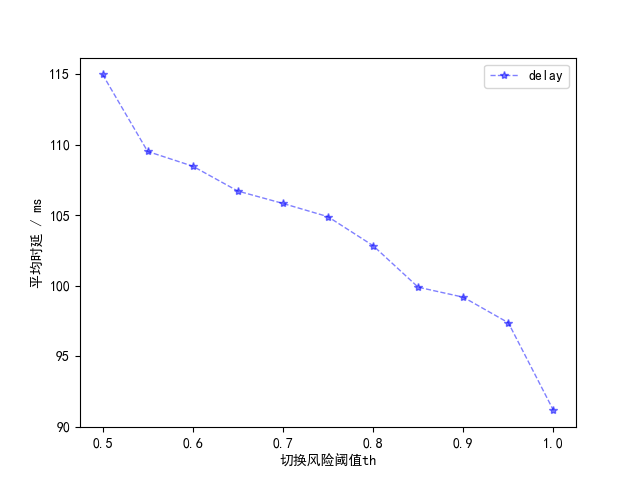

Here is the Python script that generated this plot:
import matplotlib.pyplot as plt
import numpy as np

# 支持中文
plt.rcParams['font.sans-serif'] = ['SimHei']  # 用来正常显示中文标签
plt.rcParams['axes.unicode_minus'] = False  # 用来正常显示负号

x_axis_data = [0.5, 0.55, 0.6, 0.65, 0.7, 0.75, 0.8, 0.85, 0.9, 0.95, 1.0] #x
y_axis_data = [114.99244206149044, 109.52571036759906, 108.47911818298306, 106.71301623031434, 105.83433835807776, 104.89166653198333,
 102.83690680962391, 99.88841503378723, 99.18048059665868, 97.36364185109107, 91.14504882260923] #y

plt.plot(x_axis_data, y_axis_data, 'b*--', alpha=0.5, linewidth=1, label='delay')#'bo-'表示蓝色实线，数据点实心原点标注
## plot中参数的含义分别是横轴值，纵轴值，线的形状（'s'方块,'o'实心圆点，'*'五角星   ...，颜色，透明度,线的宽度和标签 ，

plt.legend()  #显示上面的label
plt.xlabel('切换风险阈值th') #x_label
plt.ylabel('平均时延 / ms')#y_label
 
#plt.ylim(-1,1)#仅设置y轴坐标范围
plt.show()
